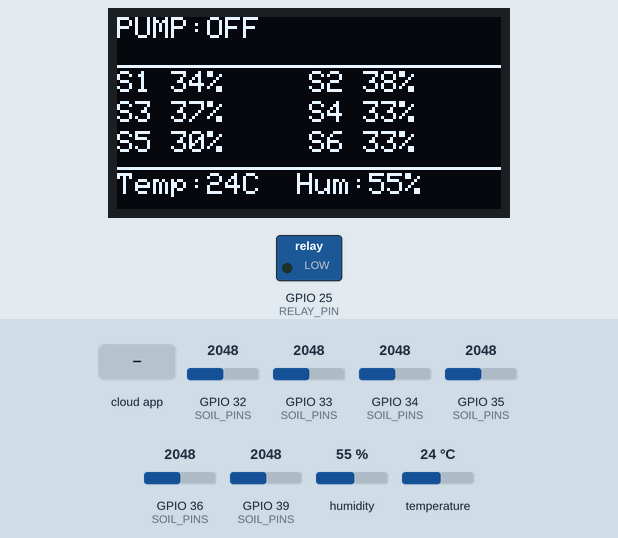
Recording of a sketch running on a simulated ESP32. On the bench: 128×64 one-colour display, switched loads named in the sketch (green lamp = pin HIGH). Inputs (shaded band) come from the test bench; at power-on: humidity 55 %, GPIO 32 (SOIL_PINS) = 2048, GPIO 33 (SOIL_PINS) = 2048, GPIO 34 (SOIL_PINS) = 2048, GPIO 35 (SOIL_PINS) = 2048, GPIO 36 (SOIL_PINS) = 2048, GPIO 39 (SOIL_PINS) = 2048, temperature 24 °C (analog values on the 0–4095 scale). WiFi joins after 1.5 s; servers stay silent unless stated; the local clock reads 2024-03-15 10:24:30 at power-on unless the sketch sets it; the Firebase database answers and starts empty; what the sketch prints to the serial monitor is not drawn.

Above: at 3.7 s.
3.8 s: humidity set to 22 %
At 8.3 s:
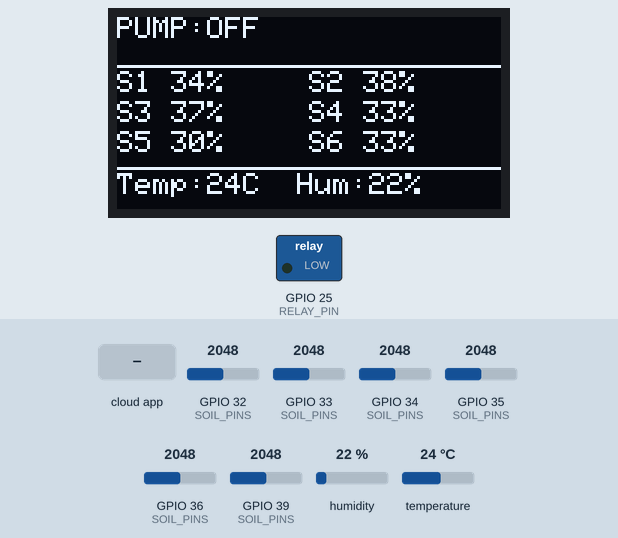
8.6 s: the phone or cloud app sets relay to 1
At 10.3 s:
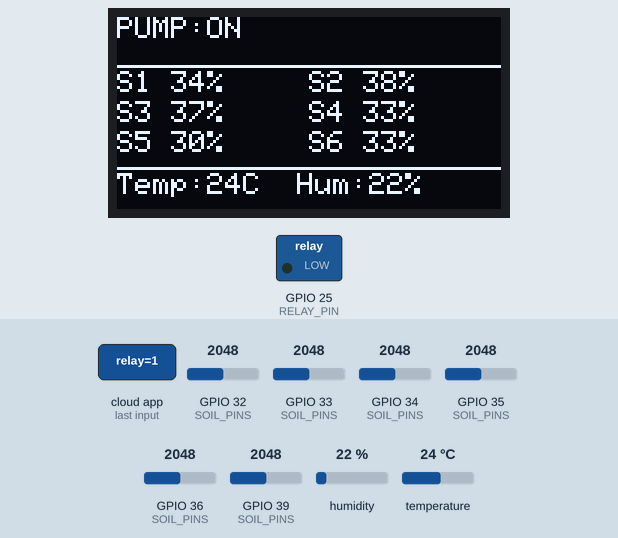
10.6 s: GPIO 32 (SOIL_PINS) set to 1391
At 12.7 s:
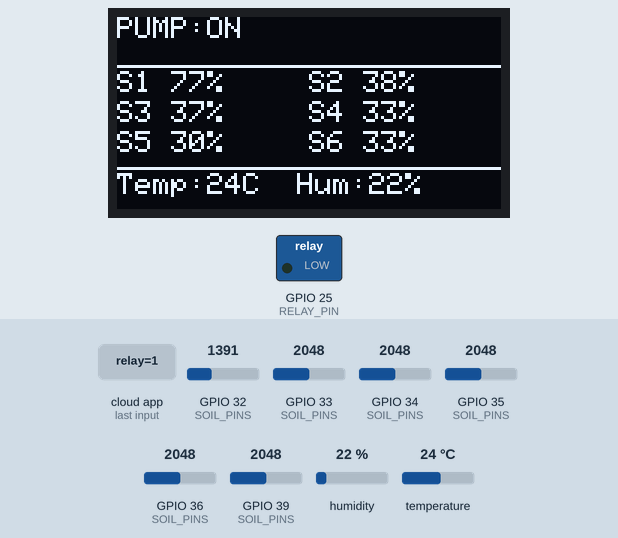
13.5 s: GPIO 32 (SOIL_PINS) set to 1301
At 15.2 s:
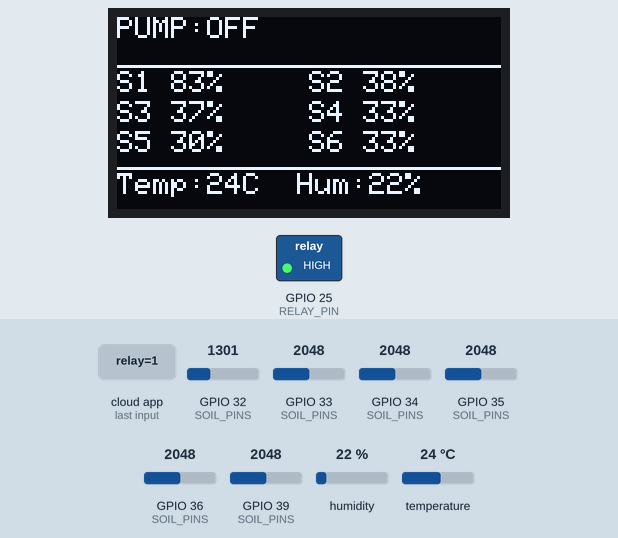
15.6 s: GPIO 33 (SOIL_PINS) set to 2866
At 18.3 s:
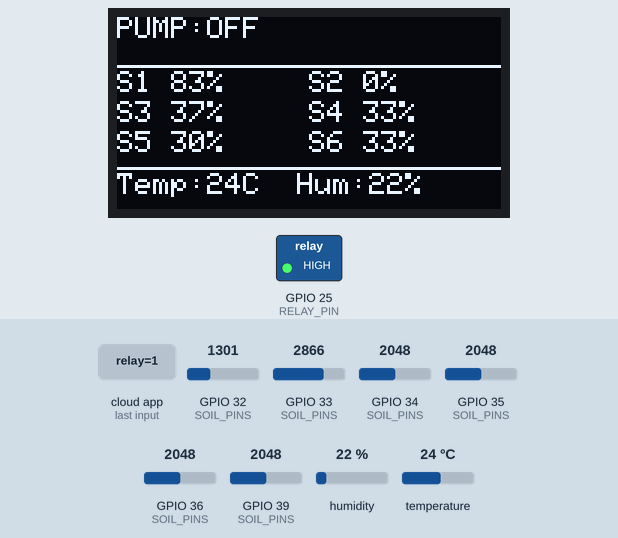
18.6 s: GPIO 34 (SOIL_PINS) set to 2866
At 20.3 s:
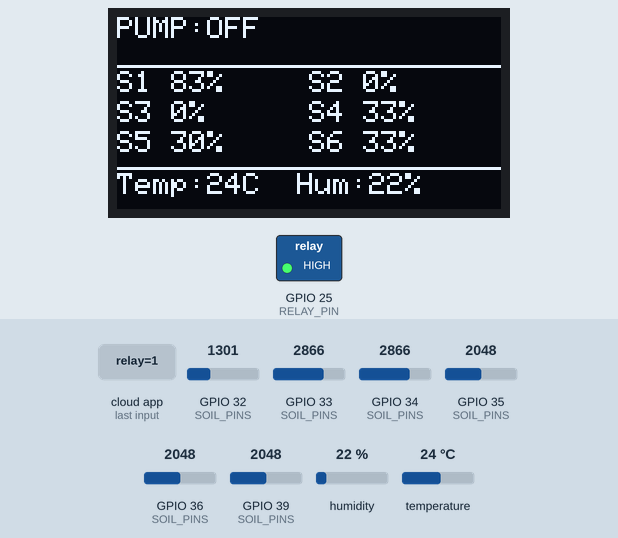
Timing chart, 0 to 21.6 s (numbered marks = the images above; inputs shaded):
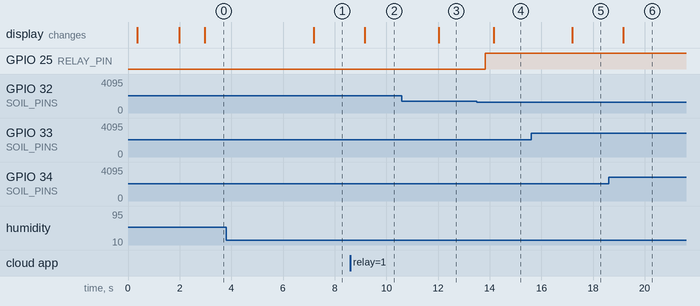

The sketch:

sketch_feb20a__4_.ino
```cpp
#include <Arduino.h>
#include <WiFi.h>
#include <Firebase_ESP_Client.h>
#include "time.h"

#include <Wire.h>
#include <Adafruit_GFX.h>
#include <Adafruit_SH110X.h>
#include <DHT.h>

// ================== WIFI ==================
#define WIFI_SSID "HUAWEI-5G-t4gQ"
#define WIFI_PASSWORD "bWV8s7gb"

// ================== FIREBASE ==================
#define API_KEY "AIzaSyBavEigwj3gkqYV-MNlKzrJfmD-QslPowM"
#define DATABASE_URL "https://irrigation-system-2a07f-default-rtdb.asia-southeast1.firebasedatabase.app/"

// ================== OLED (SH1106) ==================
#define SCREEN_WIDTH 128
#define SCREEN_HEIGHT 64
#define OLED_RESET -1
Adafruit_SH1106G display(SCREEN_WIDTH, SCREEN_HEIGHT, &Wire, OLED_RESET);

// ================== PINS ==================
const int SOIL_PINS[6] = {32, 33, 34, 35, 36, 39};

// Relay ACTIVE LOW: LOW=ON, HIGH=OFF
#define RELAY_PIN 25

#define DHTPIN 4
#define DHTTYPE DHT11
DHT dht(DHTPIN, DHTTYPE);

// ================== CALIBRATION ==================
int dryRaw[6] = {2570, 2560, 2540, 2550, 2490, 2560};
int wetRaw[6] = {1050, 1240, 1240, 1050, 1060, 1050};

// ================== SETTINGS ==================
const int SAMPLES_PER_SENSOR = 10;
const unsigned long SENSOR_READ_MS = 2000;

const unsigned long HEARTBEAT_MS   = 5000;
const unsigned long UPLOAD_MS      = 5000;
const unsigned long RELAY_POLL_MS  = 1000;
const unsigned long SCHED_POLL_MS  = 5000;

// ===== AUTO WATERING (average soil moisture) =====
bool autoEnabled = true;          // set false if you only want app control
const int AUTO_ON_PCT  = 30;
const int AUTO_OFF_PCT = 42;      // stop watering at/above this (hysteresis)
const unsigned long AUTO_COOLDOWN_MS = 10UL * 60UL * 1000UL; // 10 minutes

unsigned long lastAutoRunMs = 0;

unsigned long pumpOnStartedMs = 0;
unsigned long totalPumpMs = 0;

unsigned long lastUsageUploadMs = 0;
const unsigned long USAGE_UPLOAD_INTERVAL = 5000;

// ================== FIREBASE OBJECTS ==================
FirebaseData fbdo;
FirebaseAuth auth;
FirebaseConfig config;
bool signupOK = false;

// ================== STATE ==================
int soilPct[6] = {0, 0, 0, 0, 0, 0};
int moistureAvg = 0;

float tempC = NAN;
float humPct = NAN;

bool pumpIsOn = false;

// Schedule vars (from RTDB)
bool scheduleEnabled = false;
int scheduleHour = 0;
int scheduleMinute = 0;
int scheduleDurationMin = 0;

// Schedule runtime state
bool isScheduledRunning = false;
unsigned long scheduledStartMs = 0;
int lastExecutedMinute = -1;

// Timers
unsigned long lastSensorReadMs = 0;
unsigned long lastHeartbeatMs  = 0;
unsigned long lastUploadMs     = 0;
unsigned long lastRelayPollMs  = 0;
unsigned long lastSchedPollMs  = 0;

bool redraw = true;

// ================== HELPERS ==================
int readSoilAveraged(int pin) {
  long sum = 0;
  for (int i = 0; i < SAMPLES_PER_SENSOR; i++) {
    sum += analogRead(pin);
    delay(3);
  }
  return (int)(sum / SAMPLES_PER_SENSOR);
}

// Converts RAW to percent (0=dry, 100=wet)
int rawToPercent(int raw, int dry, int wet) {
  if (dry == wet) return 0;
  long pct = (long)(raw - dry) * 100L / (long)(wet - dry);
  pct = constrain(pct, 0, 100);
  return (int)pct;
}

void pumpOn() {
  if (pumpIsOn) return;
  digitalWrite(RELAY_PIN, LOW); // ACTIVE LOW
  pumpIsOn = true;
  pumpOnStartedMs = millis();
}

void pumpOff() {
  if (!pumpIsOn) return;
  digitalWrite(RELAY_PIN, HIGH);
  pumpIsOn = false;

  totalPumpMs += millis() - pumpOnStartedMs;
}

// ================== OLED UI ==================
void drawDashboard() {
  display.clearDisplay();
  display.setTextColor(SH110X_WHITE);

  // Header: Pump status
  display.setTextSize(1);
  display.setCursor(0, 0);
  display.print("PUMP:");
  display.print(pumpIsOn ? "ON " : "OFF");

  // Divider
  display.drawLine(0, 16, 127, 16, SH110X_WHITE);

  // Soil percentages (two columns)
  const int y1 = 18, y2 = 28, y3 = 38;

  display.setCursor(0, y1);  display.print("S1 "); display.print(soilPct[0]); display.print("%");
  display.setCursor(0, y2);  display.print("S3 "); display.print(soilPct[2]); display.print("%");
  display.setCursor(0, y3);  display.print("S5 "); display.print(soilPct[4]); display.print("%");

  display.setCursor(64, y1); display.print("S2 "); display.print(soilPct[1]); display.print("%");
  display.setCursor(64, y2); display.print("S4 "); display.print(soilPct[3]); display.print("%");
  display.setCursor(64, y3); display.print("S6 "); display.print(soilPct[5]); display.print("%");

  // Bottom separator
  display.drawLine(0, 50, 127, 50, SH110X_WHITE);

  // Bottom text: Temp/Hum + Avg Moisture
  display.setCursor(0, 52);

  display.print("Temp:");
  if (isnan(tempC)) display.print("--");
  else { display.print(tempC, 0); display.print("C"); }

  display.print("  Hum:");
  if (isnan(humPct)) display.print("--");
  else { display.print(humPct, 0); display.print("%"); }

  display.display();
}

// ================== FIREBASE: READ SCHEDULE ==================
void fetchSchedule() {
  if (!signupOK || !Firebase.ready()) return;

  if (Firebase.RTDB.getJSON(&fbdo, "/devices/device1/schedules/main")) {
    FirebaseJson &json = fbdo.jsonObject();
    FirebaseJsonData r;

    json.get(r, "enabled");
    if (r.success) scheduleEnabled = r.boolValue;

    json.get(r, "hour");
    if (r.success) scheduleHour = r.intValue;

    json.get(r, "minute");
    if (r.success) scheduleMinute = r.intValue;

    json.get(r, "duration");
    if (r.success) scheduleDurationMin = r.intValue;

  } else {
    Serial.print("Schedule read failed: ");
    Serial.println(fbdo.errorReason());
  }
}

void handleAutoWatering() {
  if (!autoEnabled) return;

  // Don’t fight the schedule: if scheduled run is active, skip auto logic
  if (isScheduledRunning) return;

  // Cooldown after an auto run finishes (prevents rapid cycling)
  if (!pumpIsOn && (millis() - lastAutoRunMs) < AUTO_COOLDOWN_MS) return;

  // Start condition
  if (!pumpIsOn && moistureAvg < AUTO_ON_PCT) {
    Serial.println("AUTO: Pump ON (avg moisture low)");
    pumpOn();
    // optional: reflect to Firebase so app stays in sync
    Firebase.RTDB.setBool(&fbdo, "/devices/device1/relay", true);
  }

  // Stop condition
  if (pumpIsOn && moistureAvg >= AUTO_OFF_PCT) {
    Serial.println("AUTO: Pump OFF (avg moisture recovered)");
    pumpOff();
    lastAutoRunMs = millis();
    Firebase.RTDB.setBool(&fbdo, "/devices/device1/relay", false);
  }
}

// ================== FIREBASE: READ RELAY COMMAND ==================
void pollRelayCommand() {
  if (!signupOK || !Firebase.ready()) return;

  // If schedule is currently running, ignore manual relay command until it finishes
  if (isScheduledRunning) return;

  if (Firebase.RTDB.getBool(&fbdo, "/devices/device1/relay")) {
    bool relayState = fbdo.boolData();

    // Your relay is ACTIVE LOW: true = ON -> LOW
    if (relayState) pumpOn();
    else pumpOff();

  } else {
    Serial.print("Relay read failed: ");
    Serial.println(fbdo.errorReason());
  }
}

// ================== FIREBASE: UPLOAD SENSORS ==================
void uploadSensors() {
  if (!signupOK || !Firebase.ready()) return;

  // avg
  Firebase.RTDB.setInt(&fbdo, "/devices/device1/sensors/moisture", moistureAvg);

  // per-sensor (useful later for multi-pot UI)
  Firebase.RTDB.setInt(&fbdo, "/devices/device1/sensors/moisture1", soilPct[0]);
  Firebase.RTDB.setInt(&fbdo, "/devices/device1/sensors/moisture2", soilPct[1]);
  Firebase.RTDB.setInt(&fbdo, "/devices/device1/sensors/moisture3", soilPct[2]);
  Firebase.RTDB.setInt(&fbdo, "/devices/device1/sensors/moisture4", soilPct[3]);
  Firebase.RTDB.setInt(&fbdo, "/devices/device1/sensors/moisture5", soilPct[4]);
  Firebase.RTDB.setInt(&fbdo, "/devices/device1/sensors/moisture6", soilPct[5]);

  if (!isnan(tempC)) Firebase.RTDB.setFloat(&fbdo, "/devices/device1/sensors/temperature", tempC);
  if (!isnan(humPct)) Firebase.RTDB.setFloat(&fbdo, "/devices/device1/sensors/humidity", humPct);

  if (millis() - lastUsageUploadMs > USAGE_UPLOAD_INTERVAL) {

  lastUsageUploadMs = millis();

  unsigned long totalMinutes = totalPumpMs / 60000UL;

  if (Firebase.RTDB.setInt(&fbdo,
        "/devices/device1/usage/totalMinutes",
        (int)totalMinutes)) {

    Serial.print("Usage minutes: ");
    Serial.println(totalMinutes);

  } else {
    Serial.println("Usage upload failed");
    Serial.println(fbdo.errorReason());
  }
}
}

// ================== FIREBASE: HEARTBEAT ==================
void sendHeartbeat() {
  if (!signupOK || !Firebase.ready()) return;

  time_t now = time(nullptr);
  if (!Firebase.RTDB.setInt(&fbdo, "/devices/device1/lastSeen", (int)now)) {
    Serial.print("Heartbeat failed: ");
    Serial.println(fbdo.errorReason());
  }
}

// ================== SCHEDULE LOGIC ==================
void handleSchedule() {
  struct tm timeinfo;
  if (!getLocalTime(&timeinfo)) return;

  int currentHour = timeinfo.tm_hour;
  int currentMinute = timeinfo.tm_min;
  int currentSecond = timeinfo.tm_sec;

  // Start condition: first 10s of the scheduled minute, once per minute
  if (scheduleEnabled && !isScheduledRunning) {
    if (currentHour == scheduleHour &&
        currentMinute == scheduleMinute &&
        currentSecond < 10 &&
        currentMinute != lastExecutedMinute) {

      if (scheduleDurationMin > 0) {
        Serial.println("Scheduled irrigation started");
        pumpOn();

        isScheduledRunning = true;
        scheduledStartMs = millis();
        lastExecutedMinute = currentMinute;

        // Optional: reflect ON in Firebase so app stays in sync
        Firebase.RTDB.setBool(&fbdo, "/devices/device1/relay", true);
      }
    }
  }

  // Stop condition: duration minutes elapsed
  if (isScheduledRunning) {
    unsigned long runMs = (unsigned long)scheduleDurationMin * 60UL * 1000UL;
    if (millis() - scheduledStartMs >= runMs) {
      Serial.println("Scheduled irrigation stopped");
      pumpOff();
      isScheduledRunning = false;

      // Optional: reflect OFF in Firebase
      Firebase.RTDB.setBool(&fbdo, "/devices/device1/relay", false);

      // Optional: write history marker for calendar
      // Format YYYY-MM-DD
      char dateKey[11];
      snprintf(dateKey, sizeof(dateKey), "%04d-%02d-%02d",
               timeinfo.tm_year + 1900, timeinfo.tm_mon + 1, timeinfo.tm_mday);

      Firebase.RTDB.setString(&fbdo, String("/devices/device1/waterHistory/") + dateKey, "watered");
    }
  }
}

// ================== SETUP ==================
void setup() {
  Serial.begin(115200);
  delay(300);

  // Relay
  pinMode(RELAY_PIN, OUTPUT);
  pumpOff();

  // ADC
  analogReadResolution(12);
  for (int i = 0; i < 6; i++) {
    analogSetPinAttenuation(SOIL_PINS[i], ADC_11db);
  }

  // DHT
  dht.begin();

  // OLED
  Wire.begin(21, 22);
  if (!display.begin(0x3C, true)) {
    Serial.println("SH1106 init failed at 0x3C. Try 0x3D if needed.");
    while (true) {}
  }
  display.clearDisplay();
  display.setTextSize(1);
  display.setTextColor(SH110X_WHITE);
  display.setCursor(0, 0);
  display.println("Booting...");
  display.display();

  // WiFi
  WiFi.begin(WIFI_SSID, WIFI_PASSWORD);
  Serial.print("Connecting to WiFi");
  while (WiFi.status() != WL_CONNECTED) {
    delay(400);
    Serial.print(".");
  }
  Serial.println("\nWiFi connected");

  // NTP (Philippines UTC+8)
  configTime(8 * 3600, 0, "pool.ntp.org");

  Serial.println("Waiting for NTP time sync...");
  time_t now = time(nullptr);
  while (now < 100000) {
    delay(300);
    Serial.print(".");
    now = time(nullptr);
  }
  Serial.println("\nTime synchronized!");

  // Firebase
  config.api_key = API_KEY;
  config.database_url = DATABASE_URL;

  if (Firebase.signUp(&config, &auth, "", "")) {
    Serial.println("Firebase SignUp OK");
    signupOK = true;
  } else {
    Serial.printf("SignUp Failed: %s\n", config.signer.signupError.message.c_str());
  }

  Firebase.begin(&config, &auth);
  Firebase.reconnectWiFi(true);

  display.clearDisplay();
  display.setCursor(0, 0);
  display.println("Firebase + UI OK");
  display.display();
  delay(600);
}

// ================== LOOP ==================
void loop() {
  unsigned long ms = millis();

  // ---- Read sensors (local) ----
  if (ms - lastSensorReadMs >= SENSOR_READ_MS) {
    lastSensorReadMs = ms;

    long sum = 0;
    for (int i = 0; i < 6; i++) {
      int raw = readSoilAveraged(SOIL_PINS[i]);
      soilPct[i] = rawToPercent(raw, dryRaw[i], wetRaw[i]);
      sum += soilPct[i];
    }
    moistureAvg = (int)(sum / 6);

    tempC = dht.readTemperature();
    humPct = dht.readHumidity();

    redraw = true;
  }

  handleAutoWatering();

  // ---- Firebase tasks ----
  if (signupOK && Firebase.ready()) {
    if (ms - lastHeartbeatMs >= HEARTBEAT_MS) {
      lastHeartbeatMs = ms;
      sendHeartbeat();
    }

    if (ms - lastSchedPollMs >= SCHED_POLL_MS) {
      lastSchedPollMs = ms;
      fetchSchedule();
    }

    // Schedule start/stop runs locally using NTP time
    handleSchedule();

    if (ms - lastRelayPollMs >= RELAY_POLL_MS) {
      lastRelayPollMs = ms;
      pollRelayCommand();
    }

    if (ms - lastUploadMs >= UPLOAD_MS) {
      lastUploadMs = ms;
      uploadSensors();
    }
  }

  // ---- OLED ----
  if (redraw) {
    redraw = false;
    drawDashboard();
  }
}
```

Measured:
- the behaviour switches between 1339 and 1338 on GPIO 32 (SOIL_PINS) (found by bisection; images 3 and 4)
- after the input at 3.8 s, the display: changes after 3.4 s (image 1)
- after the input at 8.6 s, the display: changes after 0.56 s (image 2)
- after the input at 10.6 s, the display: changes after 1.4 s (image 3)
- after the input at 13.5 s, GPIO 25 (RELAY_PIN): LOW → HIGH after 0.34 s; the display: changes after 0.66 s (image 4)
- after the input at 15.6 s, the display: changes after 1.6 s (image 5)
- after the input at 18.6 s, the display: changes after 0.56 s (image 6)
